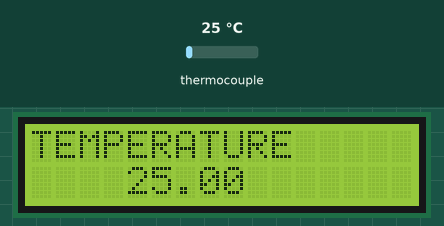
Recording of a sketch running on a simulated Arduino Uno, built with avr-gcc and run on an emulated ATmega328P. Shown: 16×2 character LCD. Inputs (shaded band) come from the test bench; at power-on: thermocouple 25 °C. What the sketch prints to the serial monitor is not drawn.

Above: at 1.2 s.
1.3 s: thermocouple set to 6 °C
At 4.3 s:
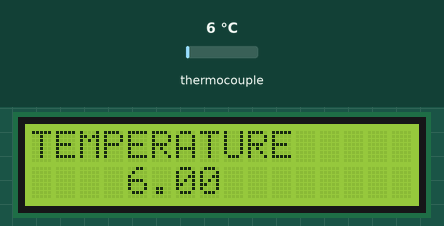
5.2 s: thermocouple set to 75 °C
At 7.4 s:
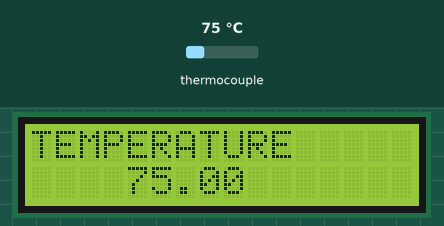
9.1 s: thermocouple set to 150 °C
At 10.5 s:
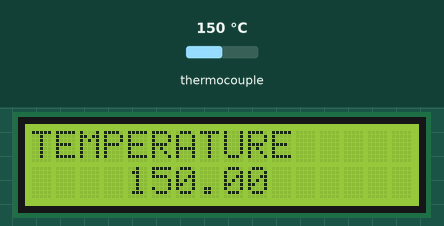
Timing chart, 0 to 12.1 s (numbered marks = the images above; inputs shaded):
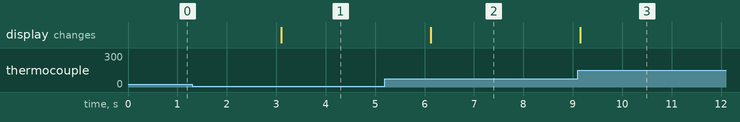

Measured:
- after the input at 1.3 s, the display: changes after 1.8 s (image 1)
- after the input at 5.2 s, the display: changes after 0.93 s (image 2)
- after the input at 9.1 s, the display: changes after 0.05 s (image 3)

The sketch:

MAX6675_sensor_with_Arduino.ino
```cpp
#include <Wire.h>
#include <max6675.h>
#include <LiquidCrystal_I2C.h>
LiquidCrystal_I2C lcd(0x27, 16, 2); // I2C address 0x27, 16 column and 2 rows
#define CLK 13
#define CS 10
#define DO 12
MAX6675 thermocouple(CLK, CS, DO);
void setup() {
  Serial.begin(9600);

  Serial.println("MAX6675 Test");
  lcd.init(); // initialize the lcd
  lcd.backlight();

}

void loop() {
  double celsius = thermocouple.readCelsius();
  if (isnan(celsius)) {
    Serial.println("Error reading thermocouple data.");
  } else {
    Serial.print("Temperature: ");
    Serial.print(celsius);
    Serial.println(" °C");
    lcd.clear();                 // clear display
  lcd.setCursor(0, 0);         // move cursor to   (0, 0)
  lcd.print("TEMPERATURE");
  lcd.setCursor(4,1);

    lcd.print(celsius);

  delay(3000);
  }

}
```
